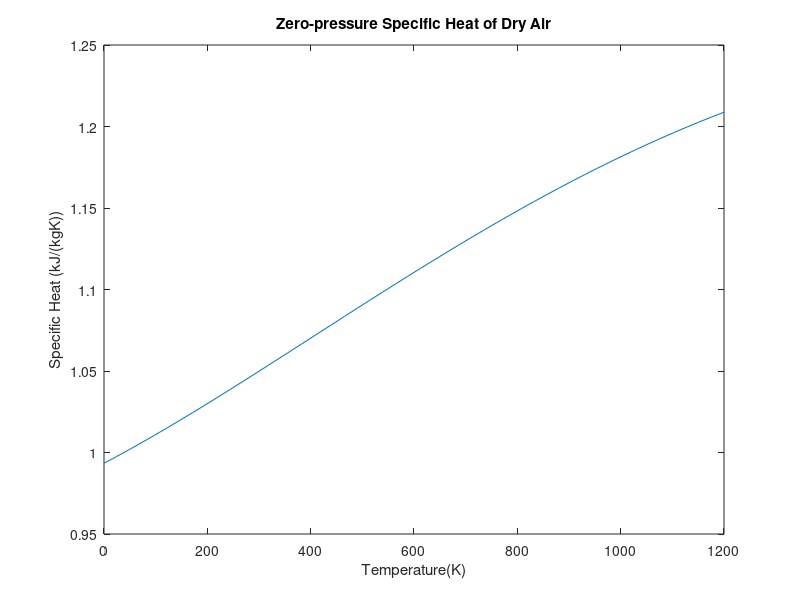

Write MATLAB code to recreate this figure.
% ME 261 Homework 18
% Marco Gomez

clc
clear


x = linspace(0,1200,50);
y = zeros(1,50);
cp = @(x) (0.993403)+(1.671*(10^(-4))*x)+(9.7215*(10^(-8))*(x^2))-(9.5838*(10^(-11))*(x^3))+(1.952*(10^(-14))*(x^4));
for T= 1:length(x)
    y(T)= cp(x(T));
end
plot(x,y)
axis([0  1200  .95  1.25])
xlabel('Temperature(K)')
ylabel('Specific Heat (kJ/(kgK))')
title('Zero-pressure Specific Heat of Dry Air')
specifheat = 1.1;
p = 0.993403-specifheat;
r = roots([1.952*10^(-14) -9.5838*10^(-11) 9.7215*10^(-8) 1.671*10^(-4) p]);
for z= 1:length(r)
    if isreal(r(z)) && r(z)>0
        temp = r(z);
    end
end

fprintf('\nThe temperature corresponding to a specific heat of %.1f kJ/(kg K) is ', specifheat)
fprintf('%.2f K.\n', temp)